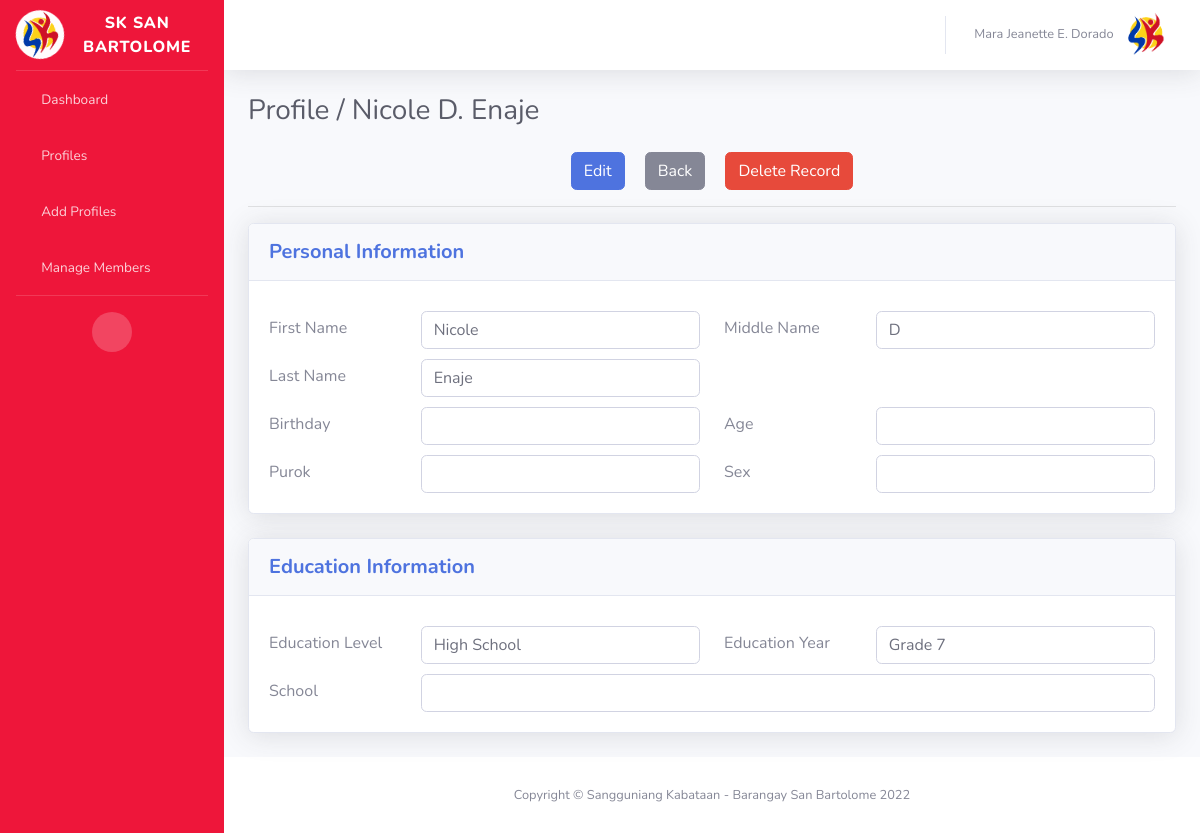
Page /profiles/nicole-d-enaje/ (signed in) on the committed database.
### profiling/models.py (models this page shows, shortened)
class Profile (models.Model):
    education_level_choices = (
        ("College","College"),
        ("High School","High School"),
        ("Elementary","Elementary"),
        ("Out of School","Out of School"),
        ("Graduates","Graduates")
    )
    education_year_choices = (
        ("Grade 1","Grade 1"),
        ("Grade 2", "Grade 2"),
        ("Grade 3", "Grade 3"),
        ("Grade 4", "Grade 4"),
        ("Grade 5", "Grade 5"),
        ("Grade 6", "Grade 6"),
        ("Grade 7", "Grade 7"),
        ("Grade 8", "Grade 8"),
        ("Grade 9", "Grade 9"),
        ("Grade 10", "Grade 10"),
        ("Grade 11", "Grade 11"),
        ("Grade 12", "Grade 12"),
        ("1st Year", "1st Year"),
        ("2nd Year", "2nd Year"),
        ("3rd Year", "3rd Year"),
        ("4th Year", "4th Year"),
        ("5th Year", "5th Year"),
    )
    sex_choices = (
        ("Male","Male"),
        ("Female","Female"),
    )
    full_name = models.CharField(max_length=250)
    first_name = models.CharField(max_length=250)
    middle_name = models.CharField(max_length=250, null=True, blank=True)
    last_name = models.CharField(max_length=250)
    birthday = models.DateField(null=True, blank=True)
    age = models.IntegerField( null=True, blank=True)
    education_level = models.CharField(max_length=250, choices=education_level_choices)
    education_year = models.CharField(max_length=250, choices=education_year_choices,null=True, blank=True)
    school = models.CharField(max_length=250, null=True, blank=True)
    sex = models.CharField(max_length=250, null=True, blank=True, choices=sex_choices)
    purok = models.CharField(max_length=250, null=True, blank=True)
    slug = models.SlugField(max_length=250)

### profiling/views.py (the view)
# urls.py: path('profiles/<slug:slug>/', views.profile_page, name="profile_page"),
@login_required
def profile_page(response, slug):
    data = get_object_or_404(Profile, slug=slug)
    current_user = response.user
    print(data.id)
    if response.method == "POST":
        if response.POST.get("delete") != "":
            data.delete()
            return redirect('profiles')
    return render(response, "profiles/profile_page.html",{
        "data":data,
        'current_user': current_user,
    })

### profiling/templates/profiles/profile_page.html (shortened to what this page needs)
{% extends 'dashboard/index.html' %}
{% load static %}
{% block content %}
    <div class="d-sm-flex align-items-center justify-content-between mb-4">
        <h6 class="h3 mb-0 text-gray-800">Profile / {{ data.full_name }}</h6>
    </div>
    <div style="display: flex; justify-content: center; align-items: center">
        <a href="{% url 'profile_page_edit' data.slug %}" class="btn btn-primary" style="margin:0px 10px 0px 10px;">
            <span class="text"> Edit </span>
        </a>
        <a href="{% url 'profiles' %}" class="btn btn-secondary " style="margin:0px 10px 0px 10px;">
            <span class="text"> Back </span>
        </a>
        <button type="button" class="btn btn-danger" data-toggle="modal" data-target="#delete-record"
                style="margin:0px 10px 0px 10px;">Delete Record
        </button>
    </div>
    <hr>
    <div class="card shadow mb-4">
        <div class="card-header py-3">
            <h5 class="m-0 font-weight-bold text-primary">Personal Information</h5>
        </div>
        <div class="card-body">
            <div class="row">
                <div class="col-sm" style="margin-top: 10px">
                    <div class="row">
                        <div class="col-4" style="padding-top: 5px ; ">
                            <label for="first_name_input">First Name</label>
                        </div>
                        <div class="col">
                            <input type="text" name="first_name_input" class="form-control"
                                   value="{{ data.first_name }}" readonly style="background: white">
                        </div>
                    </div>
                </div>
                <div class="col-sm" style="margin-top: 10px">
                    <div class="row">
                        <div class="col-4" style="padding-top: 5px ; ">
                            <label for="middle_name_input">Middle Name</label>
                        </div>
                        <div class="col">
                            <input type="text" name="middle_name_input" class="form-control"
                                   value="{{ data.middle_name | default_if_none:""  }}" readonly style="background: white">
                        </div>
                    </div>
                </div>
            </div>
            <div class="row">
                <div class="col-sm" style="margin-top: 10px">
                    <div class="row">
                        <div class="col-4" style="padding-top: 5px ; ">
                            <label for="first_name_input">Last Name</label>
                        </div>
                        <div class="col">
                            <input type="text" name="first_name_input" class="form-control"
                                   value="{{ data.last_name }}" readonly style="background: white">
                        </div>
                    </div>
                </div>
                <div class="col-sm" style="margin-top: 10px">
                </div>
            </div>
            <div class="row">
                <div class="col-sm" style="margin-top: 10px">
                    <div class="row">
                        <div class="col-4" style="padding-top: 5px ; ">
                            <label for="first_name_input">Birthday</label>
                        </div>
                        <div class="col">
                            <input type="text" name="first_name_input" class="form-control"
                                   value="{{ data.birthday| default_if_none:"" }}" readonly style="background: white">
                        </div>
                    </div>
                </div>
                <div class="col-sm" style="margin-top: 10px">
                    <div class="row">
                        <div class="col-4" style="padding-top: 5px ; ">
                            <label for="middle_name_input">Age</label>
                        </div>
                        <div class="col">
                            <input type="text" name="middle_name_input" class="form-control"
                                   value="{{ data.age | default_if_none:"" }}" readonly style="background: white">
                        </div>
                    </div>
                </div>
            </div>
            <div class="row">
                <div class="col-sm" style="margin-top: 10px">
                    <div class="row">
                        <div class="col-4" style="padding-top: 5px ; ">
                            <label for="first_name_input">Purok</label>
                        </div>
                        <div class="col">
                            <input type="text" name="first_name_input" class="form-control"
                                   value="{{ data.purok | default_if_none:""  }}" readonly style="background: white">
                        </div>
                    </div>
                </div>
                <div class="col-sm" style="margin-top: 10px">
                    <div class="row">
                        <div class="col-4" style="padding-top: 5px ; ">
                            <label for="middle_name_input">Sex</label>
                        </div>
                        <div class="col">
                            <input type="text" name="middle_name_input" class="form-control"
                                   value="{{ data.sex | default_if_none:""  }}" readonly style="background: white">
                        </div>
                    </div>
                </div>
            </div>
        </div>
    </div>
    <div class="card shadow mb-4">
        <div class="card-header py-3">
            <h5 class="m-0 font-weight-bold text-primary">Education Information</h5>
        </div>
        <div class="card-body">
            <div class="row">
                <div class="col-sm" style="margin-top: 10px">
                    <div class="row">
                        <div class="col-4" style="padding-top: 5px ; ">
                            <label for="first_name_input">Education Level</label>
                        </div>
                        <div class="col">
                            <input type="text" name="first_name_input" class="form-control"
                                   value="{{ data.education_level }} " readonly style="background: white">
                        </div>
                    </div>
                </div>
                <div class="col-sm" style="margin-top: 10px">
                    <div class="row">
                        <div class="col-4" style="padding-top: 5px ; ">
                            <label for="middle_name_input">Education Year</label>
                        </div>
                        <div class="col">
                            <input type="text" name="middle_name_input" class="form-control"
                                   value="{{ data.education_year| default_if_none:"" }}" readonly style="background: white">
                        </div>
                    </div>
                </div>
            </div>
            <div class="row">
                <div class="col-sm" style="margin-top: 10px">
                    <div class="row">
                        <div class="col-2 col-xs-4" style="padding-top: 5px ; ">
                            <label for="first_name_input">School</label>
                        </div>
                        <div class="col">
                            <input type="text" name="first_name_input" class="form-control"
                                   value="{{ data.school | default_if_none:"" }}" readonly style="background: white">
                        </div>
                    </div>
                </div>
            </div>
        </div>
    </div>
{% endblock %}

### profiling/templates/dashboard/index.html (shortened to what this page needs)
{% load static %}
<!DOCTYPE html>
<html lang="en">
<head>
    <link href="{% static 'dashboard/vendor/fontawesome-free/css/all.min.css' %}" rel="stylesheet" type="text/css">
    <link href="{% static 'dashboard/css/sb-admin-2.min.css' %} " rel="stylesheet">
</head>
<body id="page-top">
<div id="wrapper">
    {% include 'dashboard/sidebar.html' %}
    <div id="content-wrapper" class="d-flex flex-column">
        <div id="content">
            <nav class="navbar navbar-expand navbar-light bg-white topbar mb-4 static-top shadow">
                <ul class="navbar-nav ml-auto">
                    <li class="nav-item dropdown no-arrow">
                        <a class="nav-link dropdown-toggle" href="#" id="userDropdown" role="button"
                           data-toggle="dropdown" aria-haspopup="true" aria-expanded="false">
                            <span class="mr-2 d-none d-lg-inline text-gray-600 small">{{ current_user.get_full_name }}</span>
                            <img src="{% static 'dashboard/img/sklogo.png' %}" alt="SK Logo" height="50px">
                        </a>
                    </li>
                </ul>
            </nav>
            <div class="container-fluid">
                {% block content %}{% endblock %}
            </div>
        </div>
        <footer class="sticky-footer bg-white">
            <div class="container my-auto">
                <div class="copyright text-center my-auto">
                    <span>Copyright &copy; Sangguniang Kabataan - Barangay San Bartolome 2022</span>
                </div>
            </div>
        </footer>
    </div>
</div>
</body>
</html>

### rows in the picture
Profile: full_name "Nicole D. Enaje", first_name_input "Nicole", middle_name_input "D", first_name_input "Enaje", first_name_input "High School", middle_name_input "Grade 7"

### other values in the picture
{{ current_user.get_full_name }} "Mara Jeanette E. Dorado"
